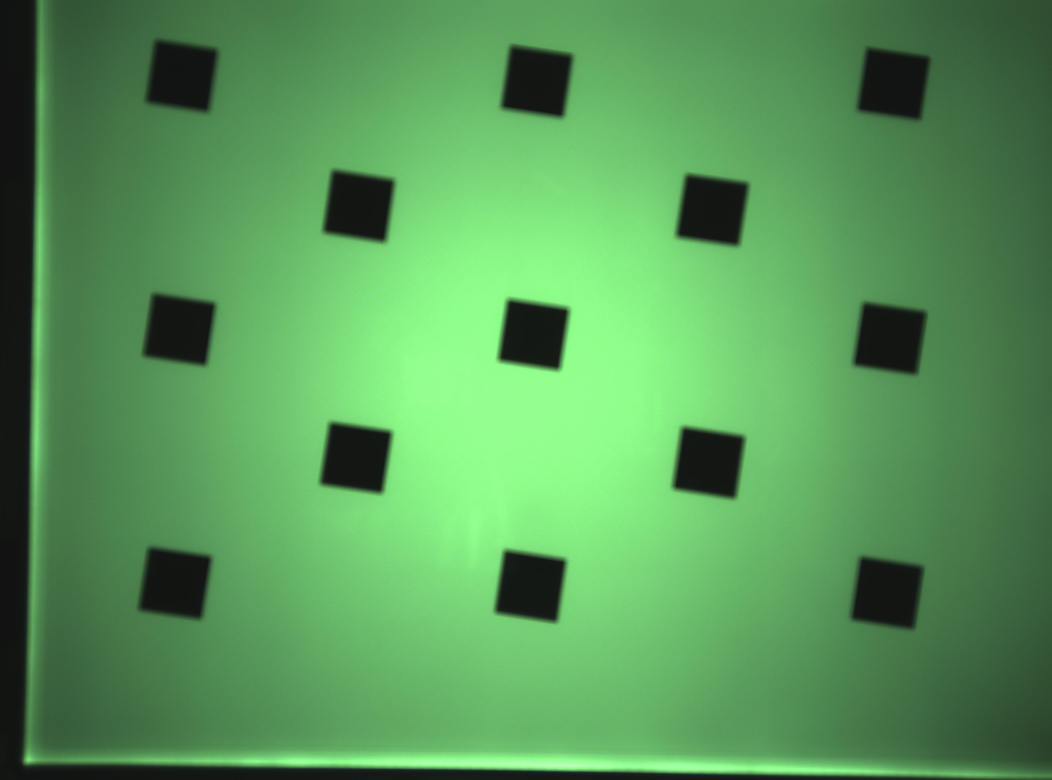
//> input picture 联调code/centor/UNFIX.jpg, 4208 x 3120 px (shown at 1/4 size); the run also reads 1 picture not shown here
$ ./main   (built with g++ and OpenCV 4)
//> lines starting //> are read from the running program, lines starting //| are printed output that depends on the picture; after the words box and inside, x2 and y2 are one past the last pixel; in counts of white or black regions, pixels touching at a corner belong together
### V2_C++Code/harris.h
#ifndef HARRIS_H
#define HARRIS_H
#include "opencv2/opencv.hpp"

class harris
{
private:
	cv::Mat cornerStrength;  //opencv harris函数检测结果，也就是每个像素的角点响应函数值
	cv::Mat cornerTh; //cornerStrength阈值化的结果
	cv::Mat localMax; //局部最大值结果
	int neighbourhood; //邻域窗口大小
	int aperture;//sobel边缘检测窗口大小（sobel获取各像素点x，y方向的灰度导数）
	double k;
	double maxStrength;//角点响应函数最大值
	double threshold;//阈值除去响应小的值
	int nonMaxSize;//这里采用默认的3，就是最大值抑制的邻域窗口大小
	cv::Mat kernel;//最大值抑制的核，这里也就是膨胀用到的核
public:
	harris() :neighbourhood(3), aperture(3), k(0.01), maxStrength(0.0), threshold(0.01), nonMaxSize(3){

	};

	void setLocalMaxWindowsize(int nonMaxSize){
		this->nonMaxSize = nonMaxSize;
	};

	//计算角点响应函数以及非最大值抑制
	void detect(const cv::Mat &image){
		//opencv自带的角点响应函数计算函数
		cv::cornerHarris(image, cornerStrength, neighbourhood, aperture, k);
		double minStrength;
		//计算最大最小响应值
		cv::minMaxLoc(cornerStrength, &minStrength, &maxStrength);

		cv::Mat dilated;
		//默认3*3核膨胀，膨胀之后，除了局部最大值点和原来相同，其它非局部最大值点被
		//3*3邻域内的最大值点取代
		cv::dilate(cornerStrength, dilated, cv::Mat());
		//与原图相比，只剩下和原图值相同的点，这些点都是局部最大值点，保存到localMax
		cv::compare(cornerStrength, dilated, localMax, cv::CMP_EQ);
	}

	//获取角点图
	cv::Mat getCornerMap(double qualityLevel) {
		cv::Mat cornerMap;
		// 根据角点响应最大值计算阈值
		threshold = qualityLevel*maxStrength;
		cv::threshold(cornerStrength, cornerTh,
					  threshold, 255, cv::THRESH_BINARY);
		// 转为8-bit图
		cornerTh.convertTo(cornerMap, CV_8U);
		// 和局部最大值图与，剩下角点局部最大值图，即：完成非最大值抑制
		cv::bitwise_and(cornerMap, localMax, cornerMap);
		return cornerMap;
	}

	void getCorners(std::vector<cv::Point> &points,
					double qualityLevel) {
		//获取角点图
		cv::Mat cornerMap = getCornerMap(qualityLevel);
		// 获取角点
		getCorners(points, cornerMap);
	}

	// 遍历全图，获得角点
	void getCorners(std::vector<cv::Point> &points,
					const cv::Mat& cornerMap) {
		/*
		for (int x = 0; x < cornerMap.cols; x++) {
			const uchar* rowPtr = cornerMap.ptr<uchar>(x);
			for (int y = 0; y < cornerMap.rows; y++) {
				// 非零点就是角点
				if (rowPtr[x]) {
					points.push_back(cv::Point(x, y));
				}
			}
		}
		*/
	//	/*
		for (int y = 0; y < cornerMap.rows; y++) {
			const uchar* rowPtr = cornerMap.ptr<uchar>(y);
			for (int x = 0; x < cornerMap.cols; x++) {
				// 非零点就是角点
				if (rowPtr[x]) {
					points.push_back(cv::Point(x, y));
				}
			}
		}
	//	*/

	}

	//用圈圈标记角点
	// [11 lines left out: function drawOnImage, not called in this run]

};
#endif // HARRIS_H

### 双摄_单摄标靶程序/角点法/C++/getCorner.cpp
#include <iostream>
#include <opencv2\opencv.hpp>
#include "harris.h"
#include "math.h"

using namespace cv;
using namespace std;

typedef struct {
	vector<Point> PointB, PointI;
}Points;

/*
%getCorner()
%get 5 corners of the image
%============================================
%Author:Ocean
%Date:2017.6.6
%============================================
%Nargin Set
% I:The unfixed image;
% B:The fixed image;
%--------------------------------------------
%Output
% Points of I and B;
%============================================
*/

Points getCorner(Mat B, Mat I){
	//Harris检测角点
	Points Points;
	harris HarrisB, HarrisI;
	vector<Point> TempB, TempI, PointB, PointI;
	HarrisB.detect(B);
	HarrisI.detect(I);
	HarrisB.getCorners(TempB, 0.01);
	HarrisI.getCorners(TempI, 0.01);
	//筛选右下角角点
	for (int i = 0; i < TempB.size(); i++){
		if (B.at<float>(TempB[i].y - 10, TempB[i].x) < 0.15 ){
			PointB.push_back(TempB[i]);
			//cout <<TempB[i] << endl;
		}
	}
	//&& B.at<float>(TempB[i].y, TempB[i].x - 10) > 0.5 && B.at<float>(TempB[i].y, TempB[i].x + 10) > 0.5
	for (int i = 0; i < TempI.size(); i++){
		if (I.at<float>(TempI[i].y - 10, TempI[i].x) < 0.15){
			PointI.push_back(TempI[i]);
			//cout <<TempI[i] << endl;
		}
	}
	if (PointB.size() != 5 || PointI.size() != 5){
		cout << "Default in finding points！" << endl;
		cout << "Default in finding points！" << endl;
		cout << "Default in finding points！" << endl;
	}
	// [9 lines of commented-out code are left out]
	Points.PointB = PointB;
	Points.PointI = PointI;
	return Points;
}

### 双摄_单摄标靶程序/角点法/C++/calPara.cpp
#include <iostream>
#include <opencv2\opencv.hpp>
#include "harris.h"
#include "math.h"

using namespace cv;
using namespace std;

typedef struct {
	vector<Point> PointB, PointI;
}Points;
typedef struct {
	double u, v, w;
}Para;
Points getCorner(Mat B, Mat I);

/*
%calPara()
%============================================
%Author:Ocean
%Date:2017.6.6
%============================================
%Nargin Set
% I:The unfixed image;
% B:The fixed image;
% pixel size: set as 1.12μm;
% Dis:The distance of the two cameras;
% f: The focus of the camera;
% D: The objective distance;
%--------------------------------------------
%Output
% adjust_u/v/w
%============================================
*/

Para calPara(Mat B, Mat I, double Dis, double pixel_size, double f, double D){
	Points Points;
	Para Para;
	Points = getCorner(B, I);
	vector<Point> PointB = Points.PointB;
	vector<Point> PointI = Points.PointI;
	Point Btl, Btr, Bbl, Bbr, Bc, Itl, Itr, Ibl, Ibr, Ic;
	double d = 1 / (1 / f - 1 / D);
	double dis = Dis * d / D;
	double dis_pixel = dis / pixel_size;
	//角点归类
	for (int i = 0; i < PointB.size(); i++){
		if (PointB[i].x<160 && PointB[i].y<100){
			Btl = PointB[i];
		}
		else if (PointB[i].x>300 && PointB[i].y<160){
			Btr = PointB[i];
		}
		else if (PointB[i].x<160 && PointB[i].y>200){
			Bbl = PointB[i];
		}
		else if (PointB[i].x>300 && PointB[i].y>200){
			Bbr = PointB[i];
		}
		else{
			Bc = PointB[i];
		}
	}
	for (int i = 0; i < PointI.size(); i++){
		if (PointI[i].x<160 && PointI[i].y<100){
			Itl = PointI[i];
		}
		else if (PointI[i].x>300 && PointI[i].y<160){
			Itr = PointI[i];
		}
		else if (PointI[i].x<160 && PointI[i].y>200){
			Ibl = PointI[i];
		}
		else if (PointI[i].x>300 && PointI[i].y>200){
			Ibr = PointI[i];
		}
		else{
			Ic = PointI[i];
		}
	}
	//bw角度
	double kb1 = (double)(Btl.y - Btr.y) / (double)(Btl.x - Btr.x);
	double kb2 = (double)(Bbl.y - Bbr.y) / (double)(Bbl.x - Bbr.x);
	double kb3 = -(double)(Btr.x - Bbr.x) / (double)(Btr.y - Bbr.y);
	double kb4 = -(double)(Btl.x - Bbl.x) / (double)(Btl.y - Bbl.y);
	double kB = (kb1 + kb2 + kb3 + kb4) / 4;
	double angleB = atan(kB) / 3.1415926 * 180;
	//lw角度
	double kI1 = (double)(Itl.y - Itr.y) / (double)(Itl.x - Itr.x);
	double kI2 = (double)(Ibl.y - Ibr.y) / (double)(Ibl.x - Ibr.x);
	double kI3 = -(double)(Itr.x - Ibr.x) / (double)(Itr.y - Ibr.y);
	double kI4 = -(double)(Itl.x - Ibl.x) / (double)(Itl.y - Ibl.y);
	double kI = (kI1 + kI2 + kI3 + kI4) / 4;
	double angleI = atan(kI) / 3.1415926 * 180;
	Para.w = angleI - angleB;

	//计算uv
	Point centerB, centerI;
	centerB.x = 0; centerB.y = 0;
	centerI.x = 0; centerI.y = 0;
	for (int i = 0; i < Points.PointB.size(); i++){
		centerB.x = centerB.x + Points.PointB[i].x;
		centerB.y = centerB.y + Points.PointB[i].y;
		centerI.x = centerI.x + Points.PointI[i].x;
		centerI.y = centerI.y + Points.PointI[i].y;
	}
	centerB.x = centerB.x / Points.PointB.size();
	centerB.y = centerB.y / Points.PointB.size();
	centerI.x = centerI.x / Points.PointB.size();
	centerI.y = centerI.y / Points.PointB.size();
	int delta_x = centerI.x - centerB.x - dis_pixel;
	int delta_y = centerI.y - centerB.y;
	Para.v = (delta_y * pixel_size / f) / 3.1415926 * 180;
	Para.u = (delta_x * pixel_size / f) / 3.1415926 * 180;
	return Para;

}

### 双摄_单摄标靶程序/角点法/C++/main.cpp
#include <iostream>
#include <opencv2\opencv.hpp>
#include "harris.h"
#include "math.h"

using namespace cv;
using namespace std;

typedef struct {
	double u, v, w;
}Para;
Mat Img_resize(Mat I, double scale);
Para calPara(Mat B, Mat I, double Dis, double pixel_size, double f, double D);

/*
%Main program
%============================================
%Author:Ocean
%Date:2017.6.6
%============================================
%Nargin Set
% I:The unfixed image;
% B:The fixed image;
% pixel size: set as 1.12μm;
% scale: The resize scale;
% Dis:The distance of the two cameras;
% f: The focus of the camera;
% D: The objective distance;
%--------------------------------------------
%Output
% adjust_u/v/w;
%============================================
*/

void main(){
	//图像预处理
	Mat I, B;
	I = imread("UNFIX.jpg");
//> I is the input picture: 3120 rows x 4208 cols, CV_8UC3; mean B, G, R 88.6, 152.6, 87.6
	I = Img_resize(I, 0.2);
//> in Img_resize, `resize(I, I, Size(width, height));`:
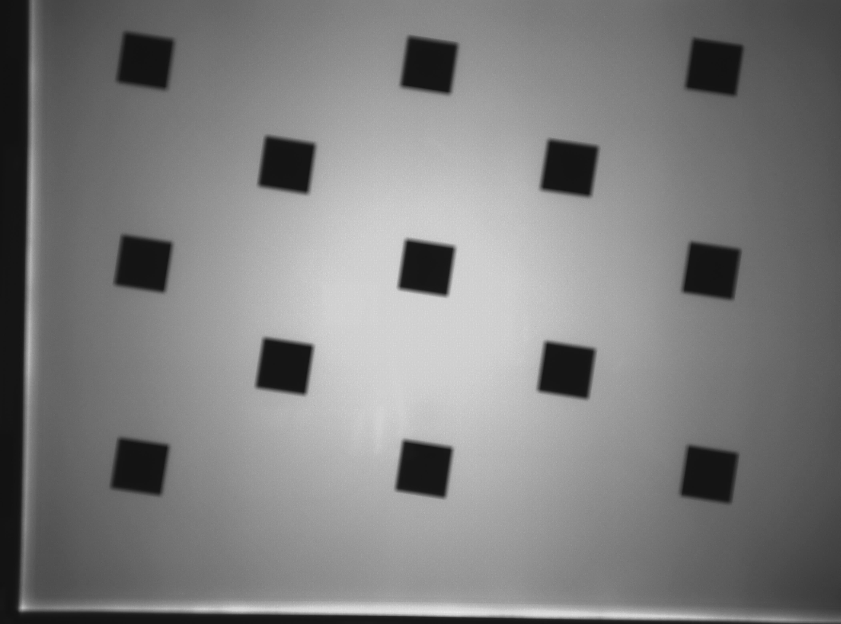
//> I: 624 rows x 841 cols, CV_8UC1; min 17, max 232, mean 126
	I = I(Rect(200, 120, 420, 300));
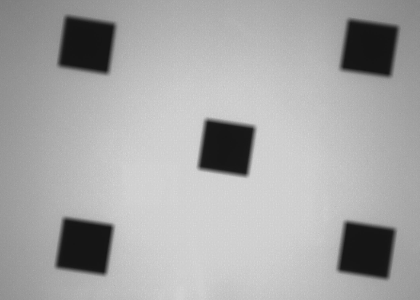
//> I: 300 rows x 420 cols, CV_32FC1; min 0.0784, max 0.847, mean 0.655
	B = imread("FIX.jpg");
	B = Img_resize(B, 0.2);
	B = B(Rect(200, 120, 420, 300));
//> B: 300 rows x 420 cols, CV_32FC1
	//基准距离设置
	double Dis = 18;
	double scale = 0.2;
	double pixel_size = 0.00112 / scale;
	double f = 3.31;
	double D = 600;
	//计算两幅图偏移量
	Para Para;
	Para = calPara(B, I, Dis, pixel_size, f, D);
//> in detect, `cv::cornerHarris(image, cornerStrength, neighbourhood, aperture, k);`:
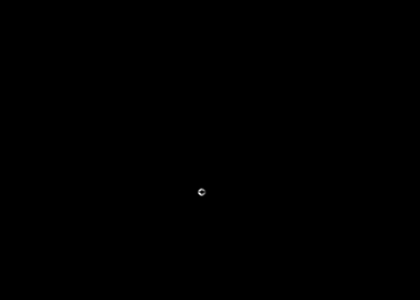
//> cornerStrength: 300 rows x 420 cols, CV_32FC1; min -1.96e-07, max 0.000202, mean 3.57e-08; drawn with min black and max white
//> in detect, `cv::minMaxLoc(cornerStrength, &minStrength, &maxStrength);`: minStrength = -1.96e-07; maxStrength = 0.000202
//> in detect, `cv::compare(cornerStrength, dilated, localMax, cv::CMP_EQ);`:
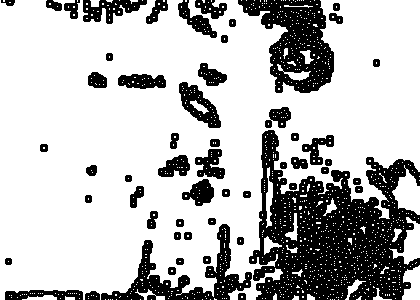
//> localMax: 300 rows x 420 cols, CV_8UC1; 73.4% white; 55 black regions, largest, box (x1, y1, x2, y2) and area: (249, 130, 420, 300) 16110, (238, 0, 334, 93) 4738, (101, 224, 252, 300) 3143
//> in detect (call 2), `cv::cornerHarris(image, cornerStrength, neighbourhood, aperture, k);`:
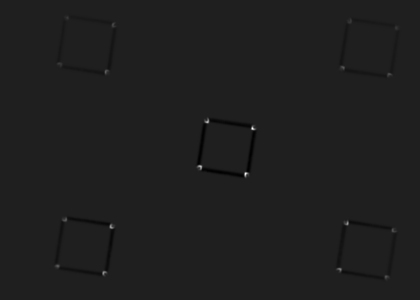
//> cornerStrength: 300 rows x 420 cols, CV_32FC1; min -4.45e-05, max 0.000321, mean -2.67e-07; drawn with min black and max white
//> in detect (call 2), `cv::minMaxLoc(cornerStrength, &minStrength, &maxStrength);`: minStrength = -4.45e-05; maxStrength = 0.000321
//> in detect (call 2), `cv::compare(cornerStrength, dilated, localMax, cv::CMP_EQ);`:
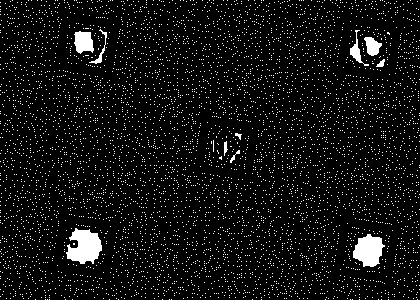
//> localMax: 300 rows x 420 cols, CV_8UC1; 6.8% white; 5912 white regions (5902 under 20 px), largest, box (x1, y1, x2, y2) and area: (66, 228, 102, 264) 878, (353, 234, 385, 267) 717, (74, 31, 94, 54) 344
//> in getCornerMap, `threshold = qualityLevel*maxStrength;`: threshold = 2.02e-06
//> in getCornerMap, `cv::threshold(cornerStrength, cornerTh, threshold, 255, cv::THRESH_BIN..`: cornerTh: 300 rows x 420 cols, CV_32FC1; 0.06% white; 1 white region, box (x1, y1, x2, y2) and area: (197, 187, 207, 197) 77
//> in getCornerMap, `cv::bitwise_and(cornerMap, localMax, cornerMap);`: cornerMap: 300 rows x 420 cols, CV_8UC1; 0% white in thin lines or dots, all inside (x1, y1, x2, y2) = (199, 190, 200, 194)
//> after the loop in getCorners, `for (int y = 0; y < cornerMap.rows; y++)`: points = 2 Points (x, y): [199, 190], [199, 193]
//> call 2 of getCornerMap, with qualityLevel = 0.01
//> in getCornerMap (call 2), `threshold = qualityLevel*maxStrength;`: threshold = 3.21e-06
//> in getCornerMap (call 2), `cv::threshold(cornerStrength, cornerTh, threshold, 255, cv::THRESH_BIN..`: cornerTh: 300 rows x 420 cols, CV_32FC1; 0.51% white; 20 white regions, largest, box (x1, y1, x2, y2) and area: (203, 116, 210, 124) 38, (244, 171, 250, 179) 38, (195, 164, 203, 171) 37
//> in getCornerMap (call 2), `cv::bitwise_and(cornerMap, localMax, cornerMap);`:
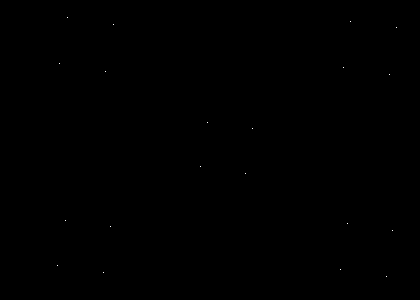
//> cornerMap: 300 rows x 420 cols, CV_8UC1; 0.02% white in thin lines or dots, all inside (x1, y1, x2, y2) = (57, 17, 397, 277)
//> in getCorner, `HarrisI.getCorners(TempI, 0.01);`: TempI = 20 Points (x, y), first 12: [67, 17], [350, 21], [113, 24], [396, 27], [59, 63], [343, 67], [105, 71], [389, 74], [207, 122], [252, 128], [200, 166], [245, 173]
//> the loop in getCorner, `for (int i = 0; i < TempB.size(); i++)` made 2 passes
//> the loop in getCorner, `for (int i = 0; i < TempI.size(); i++)` made 20 passes
//> in getCorner, `Points.PointB = PointB;`: Points.PointB = 2 Points (x, y): [199, 190], [199, 193]
//> in getCorner, `Points.PointI = PointI;`: Points.PointI = 5 Points (x, y): [105, 71], [389, 74], [245, 173], [103, 272], [386, 276]
//> in calPara, `vector<Point> PointB = Points.PointB;`: PointB = 2 Points (x, y): [199, 190], [199, 193]
//> in calPara, `vector<Point> PointI = Points.PointI;`: PointI has the same summary as Points.PointI in getCorner
//> the loop in calPara, `for (int i = 0; i < PointB.size(); i++)` made 2 passes
//> the loop in calPara, `for (int i = 0; i < PointI.size(); i++)` made 5 passes
//> in calPara, `double kb1 = (double)(Btl.y - Btr.y) / (double)(Btl.x - Btr.x);`: kb1 = nan
//> in calPara, `double kI1 = (double)(Itl.y - Itr.y) / (double)(Itl.x - Itr.x);`: kI1 = 0.0106
//> in calPara, `double kI2 = (double)(Ibl.y - Ibr.y) / (double)(Ibl.x - Ibr.x);`: kI2 = 0.0141
//> in calPara, `double kI3 = -(double)(Itr.x - Ibr.x) / (double)(Itr.y - Ibr.y);`: kI3 = 0.0149
//> in calPara, `double kI4 = -(double)(Itl.x - Ibl.x) / (double)(Itl.y - Ibl.y);`: kI4 = 0.00995
//> in calPara, `double kI = (kI1 + kI2 + kI3 + kI4) / 4;`: kI = 0.0124
//> in calPara, `double angleI = atan(kI) / 3.1415926 * 180;`: angleI = 0.709
//> in calPara, `Para.w = angleI - angleB;`: Para.w = nan
//> the loop in calPara, `for (int i = 0; i < Points.PointB.size(); i++)` made 2 passes
//> in calPara, `centerB.x = centerB.x / Points.PointB.size();`: centerB = Point(199, 383)
//> in calPara, `centerB.y = centerB.y / Points.PointB.size();`: centerB = Point(199, 191)
//> in calPara, `centerI.x = centerI.x / Points.PointB.size();`: centerI = Point(247, 145)
//> in calPara, `centerI.y = centerI.y / Points.PointB.size();`: centerI = Point(247, 72)
//> in calPara, `int delta_x = centerI.x - centerB.x - dis_pixel;`: delta_x = 30
//> in calPara, `int delta_y = centerI.y - centerB.y;`: delta_y = -119
//> in calPara, `Para.v = (delta_y * pixel_size / f) / 3.1415926 * 180;`: Para.v = -11.54
//> in calPara, `Para.u = (delta_x * pixel_size / f) / 3.1415926 * 180;`: Para.u = 2.91
	double adjust_w = Para.w;
//> adjust_w = nan
	double adjust_u = Para.v;
//> adjust_u = -11.54
	double adjust_v = -Para.u;
//> adjust_v = -2.91
	cout << "adjust_w:" << adjust_w << endl;
//| adjust_w:-nan
	cout << "adjust_u:" << adjust_u << endl;
//| adjust_u:-11.5353
	cout << "adjust_v:" << adjust_v << endl;
//| adjust_v:-2.90806
	system("pause");
}

Mat Img_resize(Mat I, double scale){
	if (I.channels() == 3){
		cvtColor(I, I, CV_RGB2GRAY);
	}
	int height = I.rows * scale;
	int width = I.cols * scale;
	resize(I, I, Size(width, height));
	I.convertTo(I, CV_32F);
	I = I / 255;
	return I;
}
